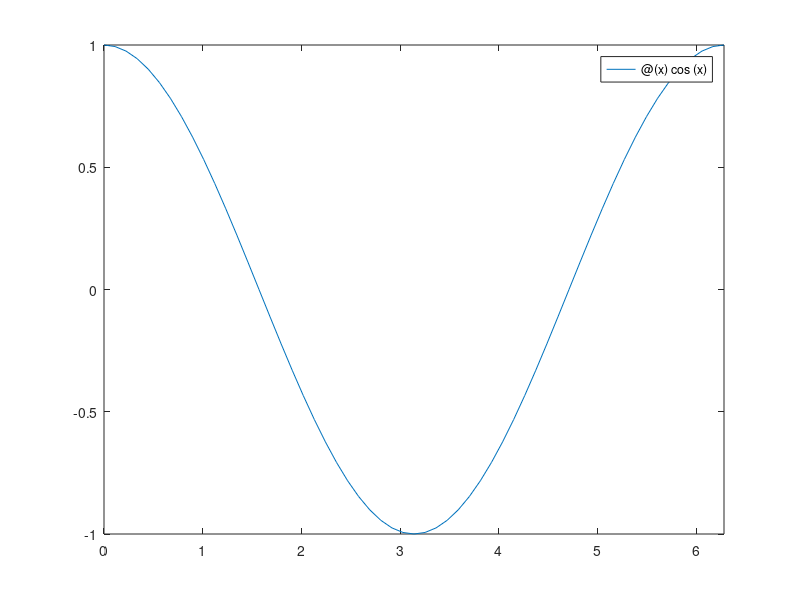

Reproduce this figure in MATLAB. (Note: this script raises an error after producing the figure.)
%n = input('escriba n: ');

n = 4;
interval = linspace(0, 2*pi, n);
f = @(x) cos(x);
g = @(x) newton(interval, f(interval), x);


fplot(f, [0, 2*pi])
hold on
fplot(g, [0, 2*pi])
plot(interval, f(interval), 'r*')
%axis([-5 5 -2 7]);
hold off